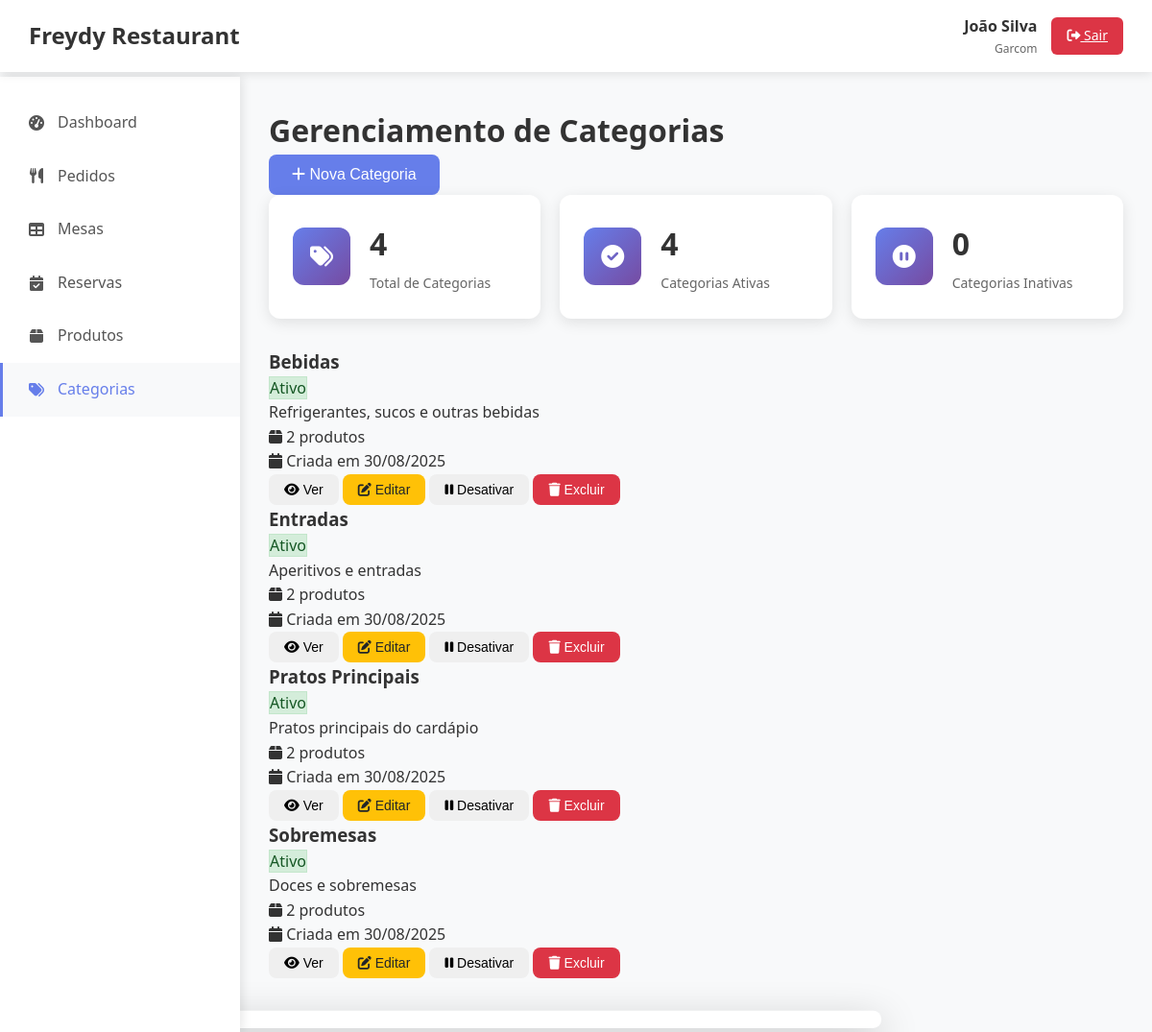
/categorias.php (signed in), run on the app's committed database.
### tables this page shows
CREATE TABLE categorias (
    id INT AUTO_INCREMENT PRIMARY KEY,
    restaurante_id INT NOT NULL,
    nome VARCHAR(50) NOT NULL,
    descricao TEXT,
    status ENUM('ativo', 'inativo') DEFAULT 'ativo',
    data_cadastro TIMESTAMP DEFAULT CURRENT_TIMESTAMP,
    FOREIGN KEY (restaurante_id) REFERENCES restaurantes(id) ON DELETE CASCADE
);

### config/database.php (called while the page is built, shortened)
<?php
class Database {
    private static $instance = null;
    private $connection;
    private $host = 'localhost';
    private $dbname = 'freydy_restaurant_db';
    private $username = 'root';
    private $password = 'root';
    private $charset = 'utf8mb4';
    private function __construct() {
        try {
            $dsn = "mysql:host={$this->host};dbname={$this->dbname};charset={$this->charset}";
            $options = [
                PDO::ATTR_ERRMODE => PDO::ERRMODE_EXCEPTION,
                PDO::ATTR_DEFAULT_FETCH_MODE => PDO::FETCH_ASSOC,
                PDO::ATTR_EMULATE_PREPARES => false,
            ];
            $this->connection = new PDO($dsn, $this->username, $this->password, $options);
        } catch (PDOException $e) {
            throw new Exception("Erro na conexão com o banco de dados: " . $e->getMessage());
        }
    }
    public static function getInstance() {
        if (self::$instance === null) {
            self::$instance = new self();
        }
        return self::$instance;
    }
    public function query($sql, $params = []) {
        try {
            $stmt = $this->connection->prepare($sql);
            $stmt->execute($params);
            return $stmt;
        } catch (PDOException $e) {
            throw new Exception("Erro na execução da query: " . $e->getMessage());
        }
    }
    public function fetchAll($sql, $params = []) {
        return $this->query($sql, $params)->fetchAll();
    }
    public function fetch($sql, $params = []) {
        return $this->query($sql, $params)->fetch();
    }
}

### includes/auth.php (called while the page is built, shortened)
<?php
class Auth {
    public function estaLogado() {
        return isset($_SESSION['usuario_id']) && !empty($_SESSION['usuario_id']);
    }
    public function getUsuario() {
        return [
            'id' => $_SESSION['usuario_id'],
            'nome' => $_SESSION['usuario_nome'],
            'email' => $_SESSION['usuario_email'],
            'tipo' => $_SESSION['usuario_tipo'],
            'restaurante_id' => $_SESSION['restaurante_id'],
            'restaurante_nome' => $_SESSION['restaurante_nome']
        ];
    }
}
$auth = new Auth();

### models/Categoria.php (called while the page is built, shortened)
<?php
require_once __DIR__ . '/../config/database.php';
class Categoria {
    private $db;
    public function __construct() {
        $this->db = Database::getInstance();
    }
    public function listarPorRestaurante($restauranteId) {
        $sql = "SELECT * FROM categorias WHERE restaurante_id = ? ORDER BY nome ASC";
        return $this->db->fetchAll($sql, [$restauranteId]);
    }
}
?>

### models/Produto.php (called while the page is built, shortened)
<?php
require_once __DIR__ . '/../config/database.php';
class Produto {
    private $db;
    public function __construct() {
        $this->db = Database::getInstance();
    }
    public function contarPorCategoria($categoriaId) {
        $sql = "SELECT COUNT(*) as total FROM produtos WHERE categoria_id = ? AND status = 'ativo'";
        $resultado = $this->db->fetch($sql, [$categoriaId]);
        return $resultado['total'];
    }
}

### categorias.php (the view, shortened to what this page needs)
<?php
require_once 'includes/auth.php';
$auth->requerLogin();
$usuario = $auth->getUsuario();
require_once 'models/Categoria.php';
require_once 'models/Produto.php';
$categoriaModel = new Categoria();
$produtoModel = new Produto();
$categorias = $categoriaModel->listarPorRestaurante($usuario['restaurante_id']);
?>
<!DOCTYPE html>
<html lang="pt-BR">
<head>
    <link rel="stylesheet" href="assets/css/styles.css">
    <link rel="stylesheet" href="https://cdnjs.cloudflare.com/ajax/libs/font-awesome/6.0.0/css/all.min.css">
</head>
<body>
    <?php include 'includes/header.php'; ?>
    <div class="container">
        <?php include 'includes/sidebar.php'; ?>
        <main class="main-content">
            <div class="page-header">
                <h1>Gerenciamento de Categorias</h1>
                <button class="btn btn-primary" onclick="abrirModalNovaCategoria()">
                    <i class="fas fa-plus"></i> Nova Categoria
                </button>
            </div>
            <div class="stats-grid">
                <div class="stat-card">
                    <div class="stat-icon">
                        <i class="fas fa-tags"></i>
                    </div>
                    <div class="stat-content">
                        <h3><?php echo count($categorias); ?></h3>
                        <p>Total de Categorias</p>
                    </div>
                </div>
                <div class="stat-card">
                    <div class="stat-icon">
                        <i class="fas fa-check-circle"></i>
                    </div>
                    <div class="stat-content">
                        <h3><?php echo count(array_filter($categorias, function($c) { return $c['status'] == 'ativo'; })); ?></h3>
                        <p>Categorias Ativas</p>
                    </div>
                </div>
                <div class="stat-card">
                    <div class="stat-icon">
                        <i class="fas fa-pause-circle"></i>
                    </div>
                    <div class="stat-content">
                        <h3><?php echo count(array_filter($categorias, function($c) { return $c['status'] == 'inativo'; })); ?></h3>
                        <p>Categorias Inativas</p>
                    </div>
                </div>
            </div>
            <div class="categorias-grid">
                <?php if (empty($categorias)): ?>
                    <div class="empty-state">
                        <i class="fas fa-tags"></i>
                        <h3>Nenhuma categoria cadastrada</h3>
                        <p>Comece criando categorias para organizar seus produtos.</p>
                    </div>
                <?php else: ?>
                    <?php foreach ($categorias as $categoria): ?>
                        <div class="categoria-card status-<?php echo $categoria['status']; ?>">
                            <div class="categoria-header">
                                <h3><?php echo $categoria['nome']; ?></h3>
                                <span class="status-badge status-<?php echo $categoria['status']; ?>">
                                    <?php echo ucfirst($categoria['status']); ?>
                                </span>
                            </div>
                            <div class="categoria-info">
                                <p class="categoria-descricao"><?php echo $categoria['descricao'] ?: 'Sem descrição'; ?></p>
                                <p class="categoria-produtos">
                                    <i class="fas fa-box"></i>
                                    <?php
                                    $produtosCategoria = $produtoModel->contarPorCategoria($categoria['id']);
                                    echo $produtosCategoria . ' produto' . ($produtosCategoria != 1 ? 's' : '');
                                    ?>
                                </p>
                                <p class="categoria-data">
                                    <i class="fas fa-calendar"></i>
                                    Criada em <?php echo date('d/m/Y', strtotime($categoria['data_cadastro'])); ?>
                                </p>
                            </div>
                            <div class="categoria-actions">
                                <button class="btn btn-sm btn-info" onclick="verDetalhesCategoria(<?php echo $categoria['id']; ?>)">
                                    <i class="fas fa-eye"></i> Ver
                                </button>
                                <button class="btn btn-sm btn-warning" onclick="editarCategoria(<?php echo $categoria['id']; ?>)">
                                    <i class="fas fa-edit"></i> Editar
                                </button>
                                <?php if ($categoria['status'] == 'ativo'): ?>
                                    <button class="btn btn-sm btn-secondary" onclick="alterarStatusCategoria(<?php echo $categoria['id']; ?>, 'inativo')">
                                        <i class="fas fa-pause"></i> Desativar
                                    </button>
                                <?php else: ?>
                                    <button class="btn btn-sm btn-success" onclick="alterarStatusCategoria(<?php echo $categoria['id']; ?>, 'ativo')">
                                        <i class="fas fa-play"></i> Ativar
                                    </button>
                                <?php endif; ?>
                                <?php if ($produtosCategoria == 0): ?>
                                    <button class="btn btn-sm btn-danger" onclick="excluirCategoria(<?php echo $categoria['id']; ?>)">
                                        <i class="fas fa-trash"></i> Excluir
                                    </button>
                                <?php else: ?>
                                    <button class="btn btn-sm btn-danger" disabled title="Não é possível excluir categoria com produtos">
                                        <i class="fas fa-trash"></i> Excluir
                                    </button>
                                <?php endif; ?>
                            </div>
                        </div>
                    <?php endforeach; ?>
                <?php endif; ?>
            </div>
        </main>
    </div>
    <div id="modalCategoria" class="modal">
        <div class="modal-content">
            <span class="close">&times;</span>
        </div>
    </div>
</body>
</html>

### assets/css/styles.css (style rules this page uses)
* { margin: 0; padding: 0; box-sizing: border-box; }
body { font-family: 'Segoe UI', Tahoma, Geneva, Verdana, sans-serif; line-height: 1.6; color: #333; background-color: #f8f9fa; }
.btn { display: inline-block; padding: 12px 24px; border: none; border-radius: 8px; font-size: 16px; font-weight: 500; text-decoration: none; cursor: pointer; transition: all 0.3s ease; text-align: center; }
.btn-primary { background-color: #667eea; color: white; }
.btn-warning { background-color: #ffc107; color: #212529; }
.btn-danger { background-color: #dc3545; color: white; }
.btn-sm { padding: 8px 16px; font-size: 14px; }
.container { display: flex; min-height: 100vh; }
.main-content { flex: 1; margin-left: 250px; margin-top: 80px; padding: 30px; }
.stats-grid { display: grid; grid-template-columns: repeat(auto-fit, minmax(250px, 1fr)); gap: 20px; margin-bottom: 30px; }
.stat-card { background: white; border-radius: 12px; padding: 25px; box-shadow: 0 4px 15px rgba(0, 0, 0, 0.1); display: flex; align-items: center; transition: transform 0.3s ease; }
.stat-icon { background: linear-gradient(135deg, #667eea, #764ba2); color: white; width: 60px; height: 60px; border-radius: 12px; display: flex; align-items: center; justify-content: center; font-size: 24px; margin-right: 20px; }
.stat-content h3 { font-size: 2rem; font-weight: 700; color: #333; margin-bottom: 5px; }
.stat-content p { color: #666; font-size: 14px; margin: 0; }
.stat-card, .section-card { animation: fadeIn 0.6s ease-out; }
.modal-content { background: white; border-radius: 12px; box-shadow: 0 20px 60px rgba(0, 0, 0, 0.3); max-width: 90%; max-height: 90%; overflow: hidden; transform: scale(0.7); transition: transform 0.3s ease; }
.status-badge.status-ativo { background: #d4edda; color: #155724; border: 1px solid #c3e6cb; }

### data on the page
categorias: nome "Bebidas", status "Ativo", descricao "Refrigerantes, sucos e outras bebidas", produtosCategoria "2", data_cadastro "30/08/2025", shows "Excluir"
categorias: nome "Entradas", status "Ativo", descricao "Aperitivos e entradas", produtosCategoria "2", data_cadastro "30/08/2025", shows "Excluir"
categorias: nome "Pratos Principais", status "Ativo", descricao "Pratos principais do cardápio", id "2", data_cadastro "30/08/2025", shows "Excluir"
categorias: nome "Sobremesas", status "Ativo", descricao "Doces e sobremesas", produtosCategoria "2", data_cadastro "30/08/2025", shows "Excluir"

### other printed values
$usuario['nome'] "João Silva"
$usuario['tipo'] "Garcom"
count($categorias) "4"
